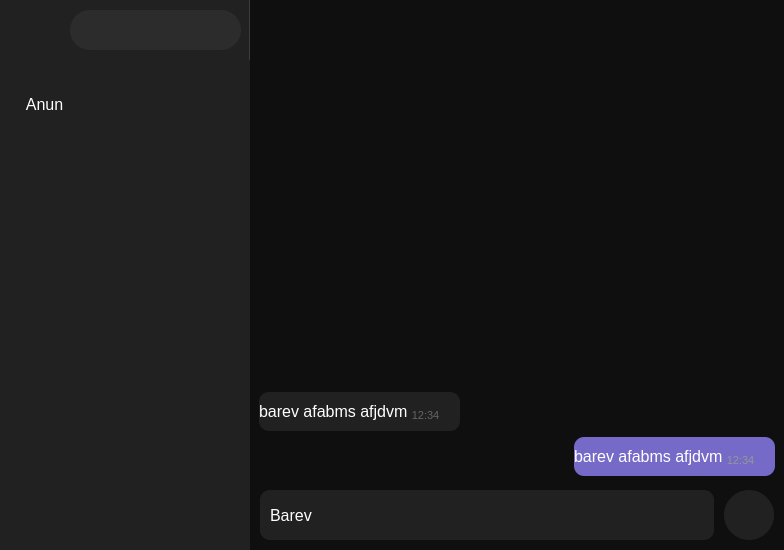
<?xml version="1.0" encoding="UTF-8"?>
<ui version="4.0">
 <class>Form</class>
 <widget class="QWidget" name="Form">
  <property name="geometry">
   <rect>
    <x>0</x>
    <y>0</y>
    <width>784</width>
    <height>550</height>
   </rect>
  </property>
  <property name="windowTitle">
   <string>Form</string>
  </property>
  <property name="styleSheet">
   <string notr="true">background-color: rgb(15, 15, 15);</string>
  </property>
  <layout class="QGridLayout" name="gridLayout">
   <property name="sizeConstraint">
    <enum>QLayout::SetDefaultConstraint</enum>
   </property>
   <property name="leftMargin">
    <number>0</number>
   </property>
   <property name="topMargin">
    <number>0</number>
   </property>
   <property name="rightMargin">
    <number>0</number>
   </property>
   <property name="bottomMargin">
    <number>0</number>
   </property>
   <property name="spacing">
    <number>0</number>
   </property>
   <item row="1" column="0">
    <widget class="QScrollArea" name="scrollArea_2">
     <property name="minimumSize">
      <size>
       <width>250</width>
       <height>0</height>
      </size>
     </property>
     <property name="maximumSize">
      <size>
       <width>250</width>
       <height>16777215</height>
      </size>
     </property>
     <property name="styleSheet">
      <string notr="true">border: none;
background-color: rgb(33, 33, 33);</string>
     </property>
     <property name="lineWidth">
      <number>1</number>
     </property>
     <property name="widgetResizable">
      <bool>true</bool>
     </property>
     <widget class="QWidget" name="scrollAreaWidgetContents_2">
      <property name="geometry">
       <rect>
        <x>0</x>
        <y>0</y>
        <width>250</width>
        <height>490</height>
       </rect>
      </property>
      <layout class="QVBoxLayout" name="verticalLayout">
       <property name="spacing">
        <number>0</number>
       </property>
       <property name="topMargin">
        <number>9</number>
       </property>
       <property name="rightMargin">
        <number>0</number>
       </property>
       <property name="bottomMargin">
        <number>9</number>
       </property>
       <item>
        <widget class="QPushButton" name="pushButton_8">
         <property name="minimumSize">
          <size>
           <width>0</width>
           <height>70</height>
          </size>
         </property>
         <property name="maximumSize">
          <size>
           <width>16777215</width>
           <height>70</height>
          </size>
         </property>
         <property name="font">
          <font>
           <pointsize>12</pointsize>
          </font>
         </property>
         <property name="layoutDirection">
          <enum>Qt::LeftToRight</enum>
         </property>
         <property name="styleSheet">
          <string notr="true">
QPushButton {
	border: none;
	border-radius: 15px;;
	color:rgb(255, 255, 255);
	text-align: left;
}
QPushButton:hover {
 	background-color: rgb(44, 44, 44);
}
</string>
         </property>
         <property name="text">
          <string>    Anun</string>
         </property>
        </widget>
       </item>
       <item>
        <spacer name="verticalSpacer_2">
         <property name="orientation">
          <enum>Qt::Vertical</enum>
         </property>
         <property name="sizeHint" stdset="0">
          <size>
           <width>20</width>
           <height>40</height>
          </size>
         </property>
        </spacer>
       </item>
      </layout>
     </widget>
    </widget>
   </item>
   <item row="1" column="1">
    <layout class="QVBoxLayout" name="verticalLayout_4">
     <item>
      <layout class="QHBoxLayout" name="horizontalLayout_8">
       <property name="spacing">
        <number>0</number>
       </property>
       <property name="bottomMargin">
        <number>5</number>
       </property>
       <item>
        <widget class="Line" name="line">
         <property name="orientation">
          <enum>Qt::Horizontal</enum>
         </property>
        </widget>
       </item>
       <item>
        <widget class="QScrollArea" name="scrollArea">
         <property name="minimumSize">
          <size>
           <width>515</width>
           <height>201</height>
          </size>
         </property>
         <property name="maximumSize">
          <size>
           <width>720</width>
           <height>16777215</height>
          </size>
         </property>
         <property name="styleSheet">
          <string notr="true">border: none;</string>
         </property>
         <property name="widgetResizable">
          <bool>true</bool>
         </property>
         <widget class="QWidget" name="scrollAreaWidgetContents_4">
          <property name="geometry">
           <rect>
            <x>0</x>
            <y>0</y>
            <width>530</width>
            <height>413</height>
           </rect>
          </property>
          <layout class="QVBoxLayout" name="verticalLayout_3">
           <item>
            <spacer name="verticalSpacer">
             <property name="orientation">
              <enum>Qt::Vertical</enum>
             </property>
             <property name="sizeHint" stdset="0">
              <size>
               <width>20</width>
               <height>40</height>
              </size>
             </property>
            </spacer>
           </item>
           <item>
            <layout class="QHBoxLayout" name="horizontalLayout">
             <item>
              <widget class="QLabel" name="label_4">
               <property name="sizePolicy">
                <sizepolicy hsizetype="Preferred" vsizetype="Preferred">
                 <horstretch>0</horstretch>
                 <verstretch>0</verstretch>
                </sizepolicy>
               </property>
               <property name="minimumSize">
                <size>
                 <width>201</width>
                 <height>39</height>
                </size>
               </property>
               <property name="maximumSize">
                <size>
                 <width>201</width>
                 <height>39</height>
                </size>
               </property>
               <property name="font">
                <font>
                 <pointsize>12</pointsize>
                </font>
               </property>
               <property name="styleSheet">
                <string notr="true">color: rgb(255, 255, 255);
border: none;
	border-radius: 10px;;
background-color: rgb(33, 33, 33);</string>
               </property>
               <property name="text">
                <string>&lt;html&gt;&lt;head/&gt;&lt;body&gt;&lt;p&gt;barev afabms afjdvm &lt;span style=&quot; color:#646464; vertical-align:sub;&quot;&gt;12:34&lt;/span&gt;&lt;/p&gt;&lt;/body&gt;&lt;/html&gt;</string>
               </property>
               <property name="margin">
                <number>8</number>
               </property>
               <property name="indent">
                <number>-1</number>
               </property>
              </widget>
             </item>
             <item>
              <spacer name="horizontalSpacer">
               <property name="orientation">
                <enum>Qt::Horizontal</enum>
               </property>
               <property name="sizeHint" stdset="0">
                <size>
                 <width>40</width>
                 <height>20</height>
                </size>
               </property>
              </spacer>
             </item>
            </layout>
           </item>
           <item>
            <layout class="QHBoxLayout" name="horizontalLayout_5">
             <item>
              <spacer name="horizontalSpacer_5">
               <property name="orientation">
                <enum>Qt::Horizontal</enum>
               </property>
               <property name="sizeHint" stdset="0">
                <size>
                 <width>40</width>
                 <height>20</height>
                </size>
               </property>
              </spacer>
             </item>
             <item>
              <widget class="QLabel" name="label_5">
               <property name="sizePolicy">
                <sizepolicy hsizetype="Preferred" vsizetype="Preferred">
                 <horstretch>0</horstretch>
                 <verstretch>0</verstretch>
                </sizepolicy>
               </property>
               <property name="minimumSize">
                <size>
                 <width>201</width>
                 <height>39</height>
                </size>
               </property>
               <property name="maximumSize">
                <size>
                 <width>201</width>
                 <height>39</height>
                </size>
               </property>
               <property name="font">
                <font>
                 <pointsize>12</pointsize>
                </font>
               </property>
               <property name="styleSheet">
                <string notr="true">color: rgb(255, 255, 255);
border: none;
	border-radius: 10px;;
background-color: rgb(118, 106, 200);</string>
               </property>
               <property name="text">
                <string>&lt;html&gt;&lt;head/&gt;&lt;body&gt;&lt;p&gt;barev afabms afjdvm &lt;span style=&quot; color:#969696; vertical-align:sub;&quot;&gt;12:34&lt;/span&gt;&lt;/p&gt;&lt;/body&gt;&lt;/html&gt;</string>
               </property>
               <property name="margin">
                <number>8</number>
               </property>
               <property name="indent">
                <number>-1</number>
               </property>
              </widget>
             </item>
            </layout>
           </item>
          </layout>
         </widget>
        </widget>
       </item>
       <item>
        <widget class="Line" name="line_2">
         <property name="orientation">
          <enum>Qt::Horizontal</enum>
         </property>
        </widget>
       </item>
      </layout>
     </item>
     <item>
      <layout class="QHBoxLayout" name="horizontalLayout_2">
       <property name="spacing">
        <number>10</number>
       </property>
       <property name="sizeConstraint">
        <enum>QLayout::SetFixedSize</enum>
       </property>
       <property name="leftMargin">
        <number>10</number>
       </property>
       <property name="rightMargin">
        <number>10</number>
       </property>
       <property name="bottomMargin">
        <number>10</number>
       </property>
       <item>
        <layout class="QHBoxLayout" name="horizontalLayout_9">
         <property name="spacing">
          <number>10</number>
         </property>
         <property name="sizeConstraint">
          <enum>QLayout::SetFixedSize</enum>
         </property>
         <item>
          <widget class="QLineEdit" name="lineEdit">
           <property name="minimumSize">
            <size>
             <width>450</width>
             <height>50</height>
            </size>
           </property>
           <property name="maximumSize">
            <size>
             <width>650</width>
             <height>50</height>
            </size>
           </property>
           <property name="font">
            <font>
             <pointsize>12</pointsize>
            </font>
           </property>
           <property name="layoutDirection">
            <enum>Qt::LeftToRight</enum>
           </property>
           <property name="styleSheet">
            <string notr="true">border: none;
border-radius: 10px;
color: rgb(255, 255, 255);
background-color: rgb(33, 33, 33);
padding: 0 8px;
</string>
           </property>
           <property name="text">
            <string>Barev</string>
           </property>
           <property name="frame">
            <bool>true</bool>
           </property>
           <property name="cursorPosition">
            <number>5</number>
           </property>
           <property name="alignment">
            <set>Qt::AlignLeading|Qt::AlignLeft|Qt::AlignVCenter</set>
           </property>
          </widget>
         </item>
         <item>
          <widget class="QPushButton" name="pushButton_3">
           <property name="minimumSize">
            <size>
             <width>50</width>
             <height>50</height>
            </size>
           </property>
           <property name="maximumSize">
            <size>
             <width>50</width>
             <height>50</height>
            </size>
           </property>
           <property name="styleSheet">
            <string notr="true">QPushButton{
border: none;
border-radius: 25%;
background-color: rgb(33, 33, 33);
}
QPushButton:hover {
 	background-color: rgb(118, 106, 200);
}</string>
           </property>
           <property name="text">
            <string/>
           </property>
           <property name="icon">
            <iconset>
             <normalon>4645382n.png</normalon>
             <activeoff>4645382n.png</activeoff>
             <selectedoff>4645382n.png</selectedoff>
            </iconset>
           </property>
           <property name="iconSize">
            <size>
             <width>30</width>
             <height>30</height>
            </size>
           </property>
          </widget>
         </item>
        </layout>
       </item>
      </layout>
     </item>
    </layout>
   </item>
   <item row="0" column="0">
    <widget class="QWidget" name="widget" native="true">
     <property name="minimumSize">
      <size>
       <width>250</width>
       <height>60</height>
      </size>
     </property>
     <property name="maximumSize">
      <size>
       <width>250</width>
       <height>60</height>
      </size>
     </property>
     <property name="styleSheet">
      <string notr="true">background-color: rgb(33, 33, 33);
border-right: 1px solid rgb(60,60, 60);</string>
     </property>
     <widget class="QWidget" name="widget_2" native="true">
      <property name="geometry">
       <rect>
        <x>70</x>
        <y>10</y>
        <width>171</width>
        <height>40</height>
       </rect>
      </property>
      <property name="styleSheet">
       <string notr="true">border: none;
border-radius: 20px;
background-color: rgb(44, 44, 44);</string>
      </property>
      <widget class="QLabel" name="label_2">
       <property name="geometry">
        <rect>
         <x>10</x>
         <y>8</y>
         <width>25</width>
         <height>25</height>
        </rect>
       </property>
       <property name="styleSheet">
        <string notr="true"/>
       </property>
       <property name="text">
        <string/>
       </property>
       <property name="pixmap">
        <pixmap>systemsearch_104123 (1.png</pixmap>
       </property>
       <property name="scaledContents">
        <bool>true</bool>
       </property>
      </widget>
      <widget class="QLineEdit" name="lineEdit_4">
       <property name="geometry">
        <rect>
         <x>42</x>
         <y>10</y>
         <width>121</width>
         <height>20</height>
        </rect>
       </property>
       <property name="font">
        <font>
         <pointsize>12</pointsize>
        </font>
       </property>
       <property name="styleSheet">
        <string notr="true">color: rgb(255, 255, 255);</string>
       </property>
       <property name="text">
        <string/>
       </property>
      </widget>
     </widget>
     <widget class="QPushButton" name="pushButton">
      <property name="geometry">
       <rect>
        <x>15</x>
        <y>10</y>
        <width>40</width>
        <height>40</height>
       </rect>
      </property>
      <property name="styleSheet">
       <string notr="true">QPushButton{
border: none;
border-radius: 20%;
}
QPushButton:hover {
 	background-color: rgb(44, 44, 44);
}</string>
      </property>
      <property name="text">
       <string/>
      </property>
      <property name="icon">
       <iconset>
        <normaloff>126472m.png</normaloff>126472m.png</iconset>
      </property>
      <property name="iconSize">
       <size>
        <width>20</width>
        <height>20</height>
       </size>
      </property>
     </widget>
     <widget class="QPushButton" name="pushButton_2">
      <property name="geometry">
       <rect>
        <x>15</x>
        <y>10</y>
        <width>40</width>
        <height>40</height>
       </rect>
      </property>
      <property name="styleSheet">
       <string notr="true">QPushButton{
border: none;
border-radius: 20%;
}
QPushButton:hover {
 	background-color: rgb(44, 44, 44);
}</string>
      </property>
      <property name="text">
       <string/>
      </property>
      <property name="icon">
       <iconset>
        <normaloff>img_83225.png</normaloff>img_83225.png</iconset>
      </property>
      <property name="iconSize">
       <size>
        <width>20</width>
        <height>20</height>
       </size>
      </property>
     </widget>
    </widget>
   </item>
   <item row="0" column="1">
    <spacer name="horizontalSpacer_2">
     <property name="orientation">
      <enum>Qt::Horizontal</enum>
     </property>
     <property name="sizeHint" stdset="0">
      <size>
       <width>40</width>
       <height>20</height>
      </size>
     </property>
    </spacer>
   </item>
  </layout>
 </widget>
 <resources/>
 <connections/>
</ui>
